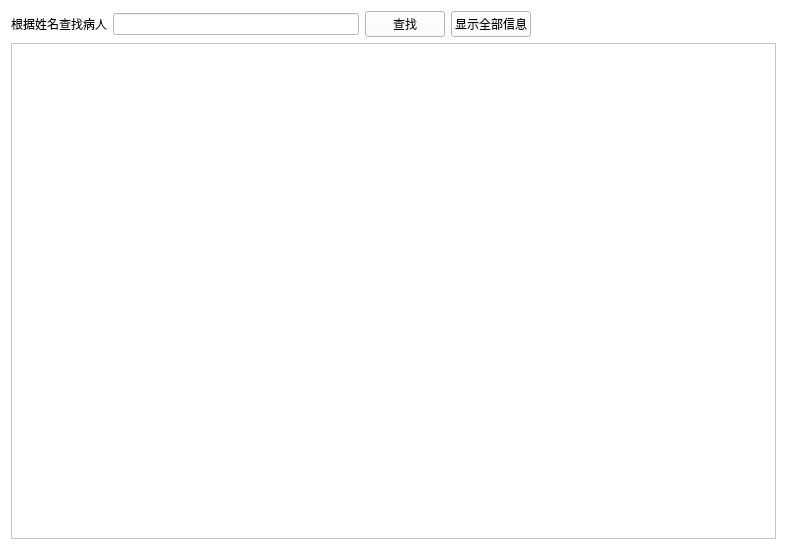
<?xml version="1.0" encoding="UTF-8"?>
<ui version="4.0">
 <class>PatientSearchBtn</class>
 <widget class="QWidget" name="PatientSearchBtn">
  <property name="geometry">
   <rect>
    <x>0</x>
    <y>0</y>
    <width>787</width>
    <height>550</height>
   </rect>
  </property>
  <property name="windowTitle">
   <string>Form</string>
  </property>
  <property name="styleSheet">
   <string notr="true">background-color: rgb(255, 255, 255);</string>
  </property>
  <layout class="QVBoxLayout" name="verticalLayout">
   <item>
    <layout class="QHBoxLayout" name="horizontalLayout">
     <item>
      <widget class="QLabel" name="label">
       <property name="text">
        <string>根据姓名查找病人</string>
       </property>
      </widget>
     </item>
     <item>
      <widget class="QLineEdit" name="lineEditName"/>
     </item>
     <item>
      <widget class="QPushButton" name="btnFind">
       <property name="text">
        <string>查找</string>
       </property>
      </widget>
     </item>
     <item>
      <widget class="QPushButton" name="btnAll">
       <property name="text">
        <string>显示全部信息</string>
       </property>
      </widget>
     </item>
     <item>
      <spacer name="horizontalSpacer">
       <property name="orientation">
        <enum>Qt::Horizontal</enum>
       </property>
       <property name="sizeHint" stdset="0">
        <size>
         <width>40</width>
         <height>20</height>
        </size>
       </property>
      </spacer>
     </item>
    </layout>
   </item>
   <item>
    <widget class="QTreeView" name="treeView"/>
   </item>
  </layout>
 </widget>
 <resources/>
 <connections/>
</ui>
